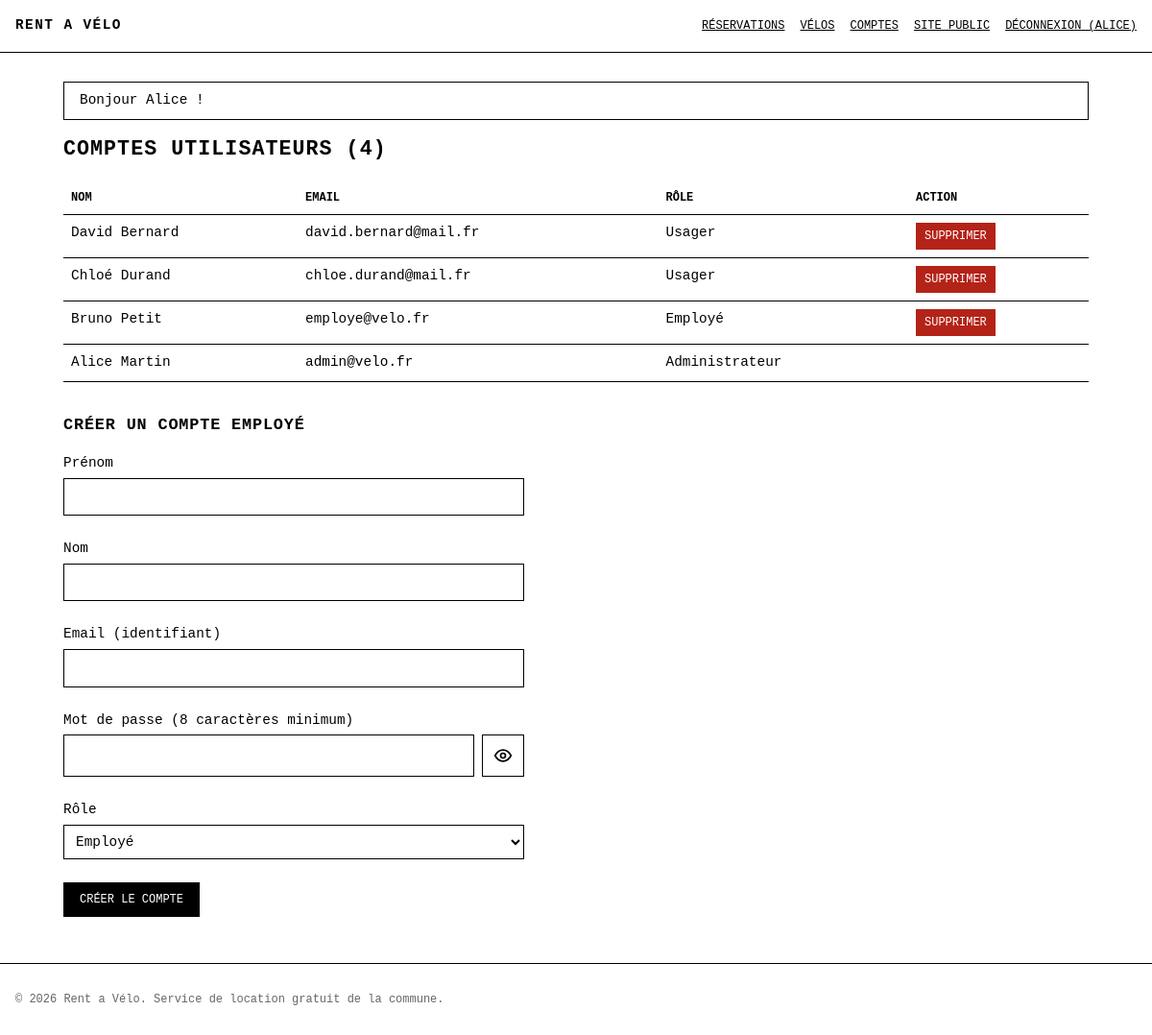
The app's page /index.php?url=admin-comptes (signed in) with its own data.
### tables this page shows
CREATE TABLE `users`(
   `user_id` INT AUTO_INCREMENT,
   `firstname` VARCHAR(255) NOT NULL,
   `lastname` VARCHAR(255) NOT NULL,
    
   `login` VARCHAR(100) NOT NULL,
    
   `password` VARCHAR(80),
    
   `role` ENUM('citizen', 'employee', 'admin') NOT NULL DEFAULT 'citizen',
   PRIMARY KEY(`user_id`),
   UNIQUE(`login`)
);

### src/Helper/render.php (called while the page is built, shortened)
<?php
function render(string $vue, string $title, array $data = []): void
{
    extract($data);
    require __DIR__ . '/../views/' . $vue . '.php';
    require __DIR__ . '/../views/layout.php';
}

### src/Controllers/UserController.php (called while the page is built, shortened)
<?php
class UserController
{
    public function index(): void
    {
        render('admin/users', 'Comptes utilisateurs', $this->donneesPage());
    }
    private function donneesPage(array $autres = []): array
    {
        $repository = new UserRepository();
        return array_merge([
            'users' => $repository->findAll(),
            'saisie' => [],
        ], $autres);
    }
}

### public/index.php (called while the page is built, shortened)
<?php
$url = $_GET['url'] ?? 'velos';
$id = (int) ($_GET['id'] ?? 0);
$bikeController = new BikeController();
$reservationController = new ReservationController();
$userController = new UserController();
$erreurController = new ErreurController();
match ($url) {
    'velos' => $bikeController->index(),
    'reserver' => $reservationController->create($id),
    'reservation-store' => $reservationController->store(),
    'confirmation' => $reservationController->confirmation($id),
    'mes-reservations' => $reservationController->myReservations(),
    'inscription' => $userController->register(),
    'inscription-store' => $userController->storeRegistration(),
    'connexion' => $userController->login(),
    'connexion-verif' => $userController->checkLogin(),
    'deconnexion' => $userController->logout(),
    'admin' => $reservationController->adminIndex(),
    'admin-recherche' => $reservationController->search((string) ($_GET['q'] ?? '')),
    'reservation-valider' => $reservationController->accept(),
    'reservation-refuser' => $reservationController->reject(),
    'reservation-supprimer' => $reservationController->delete(),
    'admin-velos' => $bikeController->adminIndex(),
    'velo-create' => $bikeController->create(),
    'velo-store' => $bikeController->store(),
    'velo-edit' => $bikeController->edit($id),
    'velo-update' => $bikeController->update(),
    'velo-dispo' => $bikeController->toggleAvailability(),
    'admin-comptes' => $userController->index(),
    'compte-store' => $userController->store(),
    'compte-supprimer' => $userController->delete(),
    default => $erreurController->pageErreur(),
};

### src/Models/UserRepository.php (called while the page is built, shortened)
<?php
class UserRepository
{
    private PDO $pdo;
    public function __construct()
    {
        $this->pdo = Database::getInstance()->getConnexion();
    }
    public function findAll(): array
    {
        $query = $this->pdo->prepare("SELECT * FROM users ORDER BY role, lastname, firstname");
        $query->execute();
        $users = [];
        foreach ($query->fetchAll(PDO::FETCH_ASSOC) as $ligne) {
            $users[] = hydrate(User::class, $ligne);
        }
        return $users;
    }
}

### src/Models/Database.php (called while the page is built, shortened)
<?php
class Database {
    private static ?Database $instance = null;
    private PDO $connexion;
    private function __construct()
    {
        $host = DB_HOST;
        $dbname = DB_NAME;
        $user = DB_USER;
        $pass = DB_PASS;
        $charset = DB_CHARSET;
        $port = DB_PORT;
        $dsn = "mysql:host=$host;dbname=$dbname;charset=$charset;port=$port";
        $this->connexion = new PDO($dsn, $user, $pass, [
            PDO::ATTR_ERRMODE => PDO::ERRMODE_EXCEPTION,
            PDO::ATTR_DEFAULT_FETCH_MODE => PDO::FETCH_ASSOC,
        ]);
    }
    public static function getInstance(): Database
    {
        if (self::$instance === null) {
            self::$instance = new Database();
        }
        return self::$instance;
    }
    public function getConnexion(): PDO
    {
        return $this->connexion;
    }
}

### src/Helper/hydrate.php (called while the page is built, shortened)
<?php
function hydrate(string $classe, array $ligne) : object {
    $objet = new $classe();
    foreach ($ligne as $colonne => $valeur) {
        $setter = 'set' . str_replace('_', '', ucwords($colonne, '_'));
        if (method_exists($objet, $setter)) {
            $objet->$setter($valeur);
        }
    }
    return $objet;
}

### src/Helper/auth.php (called while the page is built, shortened)
<?php
function estConnecte(): bool
{
    return isset($_SESSION['user_id']);
}
function estAdmin(): bool
{
    return estConnecte() && $_SESSION['role'] === 'admin';
}

### src/Models/User.php (called while the page is built, shortened)
<?php
class User
{
    private ?int $userId = null;
    private string $firstname = '';
    private string $lastname = '';
    private string $login = '';
    private string $role = 'citizen';
    public function getUserId(): ?int
    {
        return $this->userId;
    }
    public function setUserId(?int $userId): void
    {
        $this->userId = $userId;
    }
    public function getFirstname(): string
    {
        return $this->firstname;
    }
    public function setFirstname(string $firstname): void
    {
        $this->firstname = $firstname;
    }
    public function getLastname(): string
    {
        return $this->lastname;
    }
    public function setLastname(string $lastname): void
    {
        $this->lastname = $lastname;
    }
    public function getLogin(): string
    {
        return $this->login;
    }
    public function setLogin(string $login): void
    {
        $this->login = $login;
    }
    public function setRole(string $role): void
    {
        $this->role = $role;
    }
    public function getRoleLabel(): string
    {
        return match ($this->role) {
            'admin' => 'Administrateur',
            'employee' => 'Employé',
            default => 'Usager',
        };
    }
}

### src/views/admin/users.php (the view, shortened to what this page needs)
<h2 class="title">Comptes utilisateurs (<?= count($users) ?>)</h2>
<div class="table-wrap">
    <table class="table">
        <thead>
            <tr>
                <th>Nom</th>
                <th>Email</th>
                <th>Rôle</th>
                <?php if (estAdmin()): ?>
                    <th>Action</th>
                <?php endif; ?>
            </tr>
        </thead>
        <tbody>
            <?php foreach ($users as $user): ?>
                <tr>
                    <td><?= htmlspecialchars($user->getFirstname() . ' ' . $user->getLastname()) ?></td>
                    <td><?= htmlspecialchars($user->getLogin()) ?></td>
                    <td><?= $user->getRoleLabel() ?></td>
                    <?php if (estAdmin()): ?>
                        <td>
                            <?php if ($user->getUserId() !== $_SESSION['user_id']): ?>
                                <form action="?url=compte-supprimer" method="post" onsubmit="return confirm('Supprimer ce compte et ses réservations ?');">
                                    <button class="button button--small button--danger" type="submit">Supprimer</button>
                                </form>
                            <?php endif; ?>
                        </td>
                    <?php endif; ?>
                </tr>
            <?php endforeach; ?>
        </tbody>
    </table>
</div>
<h3>Créer un compte employé</h3>
<form class="form" action="?url=compte-store" method="post">
    <div class="form__field">
        <label for="firstname">Prénom</label>
        <input type="text" name="firstname" id="firstname" value="<?= htmlspecialchars($saisie['firstname'] ?? '') ?>" required>
    </div>
    <div class="form__field">
        <label for="lastname">Nom</label>
        <input type="text" name="lastname" id="lastname" value="<?= htmlspecialchars($saisie['lastname'] ?? '') ?>" required>
    </div>
    <div class="form__field">
        <label for="login">Email (identifiant)</label>
        <input type="email" name="login" id="login" value="<?= htmlspecialchars($saisie['login'] ?? '') ?>" required>
    </div>
    <div class="form__field">
        <label for="password">Mot de passe (8 caractères minimum)</label>
        <input type="password" name="password" id="password" minlength="8" required>
    </div>
    <?php if (estAdmin()): ?>
        <div class="form__field">
            <label for="role">Rôle</label>
            <select name="role" id="role">
                <option value="employee">Employé</option>
            </select>
        </div>
    <?php endif; ?>
    <button class="button" type="submit">Créer le compte</button>
</form>

### public/css/style.css (style rules this page uses)
:root { --color-text: #000; --color-bg: #fff; --color-muted: #666; --color-line: #000; --color-ok: #1a7f37; --color-ko: #b42318; --font: "Courier New", Courier, monospace; --font-size: 0.9rem; --font-size-small: 0.75rem; --font-size-big: 2rem; --space-xs: 0.25rem; --space-s: 0.5rem; --space-m: 1rem; --space-l: 2rem; --border: 1px solid var(--color-line); --width-max: 1100px; }
*, *::before, *::after { box-sizing: border-box; }
body { margin: 0; font-family: var(--font); font-size: var(--font-size); color: var(--color-text); background: var(--color-bg); line-height: 1.5; }
h2, h3 { text-transform: uppercase; letter-spacing: 0.05em; }
input, select, button { font: inherit; }
.title { margin-top: 0; }
.button { display: inline-block; padding: var(--space-s) var(--space-m); border: var(--border); background: var(--color-text); color: var(--color-bg); text-transform: uppercase; text-decoration: none; font-size: var(--font-size-small); cursor: pointer; }
.button--small { padding: var(--space-xs) var(--space-s); }
.button--danger { background: var(--color-ko); border-color: var(--color-ko); }
.form { display: flex; flex-direction: column; gap: var(--space-m); max-width: 30rem; margin-bottom: var(--space-l); }
.form__field { display: flex; flex-direction: column; gap: var(--space-xs); margin-bottom: var(--space-s); }
.form__field input, .form__field select { padding: var(--space-s); border: var(--border); background: var(--color-bg); }
.form__password input { flex: 1; min-width: 0; }
.form .button { align-self: flex-start; }
.table-wrap { overflow-x: auto; margin: var(--space-m) 0 var(--space-l); }
.table { width: 100%; border-collapse: collapse; min-width: 40rem; }
.table th, .table td { padding: var(--space-s); border-bottom: var(--border); text-align: left; vertical-align: top; }
.table th { text-transform: uppercase; font-size: var(--font-size-small); }

### records on screen
users: $user->getFirstname() . ' ' . $user->getLastname() "David Bernard", login "david.bernard@mail.fr", role "Usager"
users: $user->getFirstname() . ' ' . $user->getLastname() "Chloé Durand", login "chloe.durand@mail.fr", role "Usager"
users: $user->getFirstname() . ' ' . $user->getLastname() "Bruno Petit", login "employe@velo.fr", role "Employé"
users: $user->getFirstname() . ' ' . $user->getLastname() "Alice Martin", login "admin@velo.fr", role "Administrateur"

### other values on screen
$_SESSION['firstname'] "ALICE"
$_SESSION['flash'] "Bonjour Alice !"
count($users) "4"
